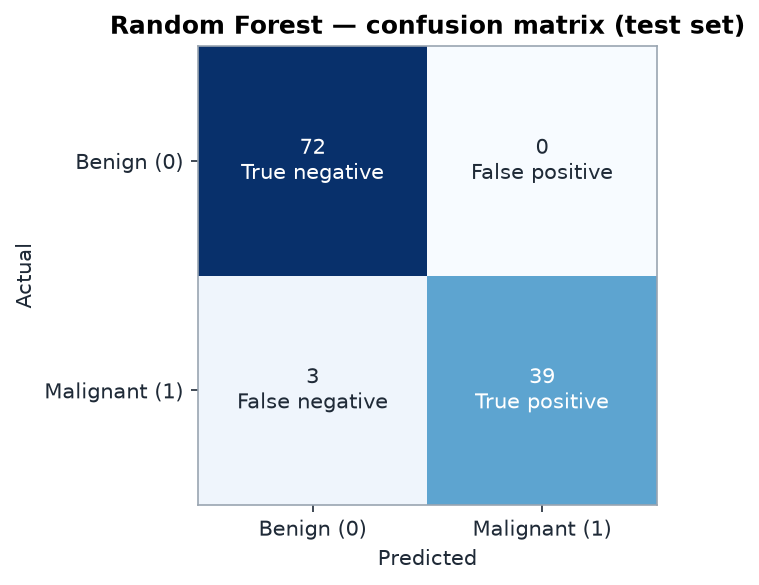
#> input picture outputs/figures/confusion_matrix.png, 759 x 585 px
$ python make_compact_figures.py
#> lines starting #> are read from the running program, lines starting #| are printed output that depends on the picture
"""Side-by-side composites of existing project figures for the compact report (no new results).

Usage (from report/build):  python make_compact_figures.py
"""
from pathlib import Path

from PIL import Image, ImageDraw, ImageFont

PROJ = Path(__file__).resolve().parents[2]
OUT_FIG = PROJ / "outputs" / "figures"
REP_FIG = PROJ / "report" / "figures"


def side_by_side(paths, out, height=900, gap=40, labels=("(a)", "(b)", "(c)")):
#> called with height = 900, gap = 40, labels = ('(a)', '(b)', '(c)')
    ims = [Image.open(p).convert("RGB") for p in paths]
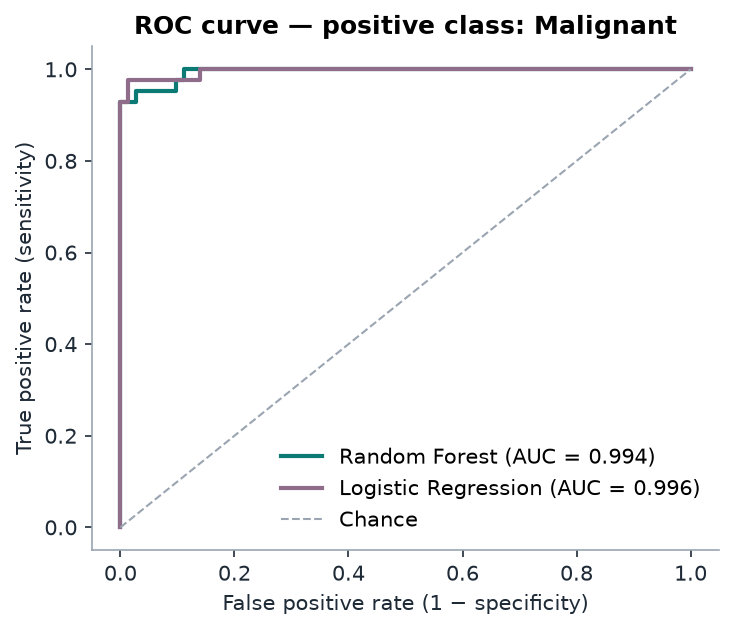
#> input picture outputs/figures/roc_curve.png, 734 x 630 px
#> ims = 2 items
    ims = [im.resize((int(im.width * height / im.height), height), Image.LANCZOS) for im in ims]
    top = 60
    W = sum(im.width for im in ims) + gap * (len(ims) - 1)
#> W = 2255
    canvas = Image.new("RGB", (W, height + top), "white")
#> canvas: PIL image 2255x960 RGB; every value is 255
    draw = ImageDraw.Draw(canvas)
    try:
        font = ImageFont.truetype("timesbd.ttf", 44)
    except OSError:
        font = ImageFont.load_default()
    x = 0
    for im, lab in zip(ims, labels):
        canvas.paste(im, (x, top))
        draw.text((x + 10, 5), lab, fill="black", font=font)
        x += im.width + gap
#> this loop made 2 passes
#> (lab, x) on passes 1 to 2: ('(a)', 1207), ('(b)', 2295)
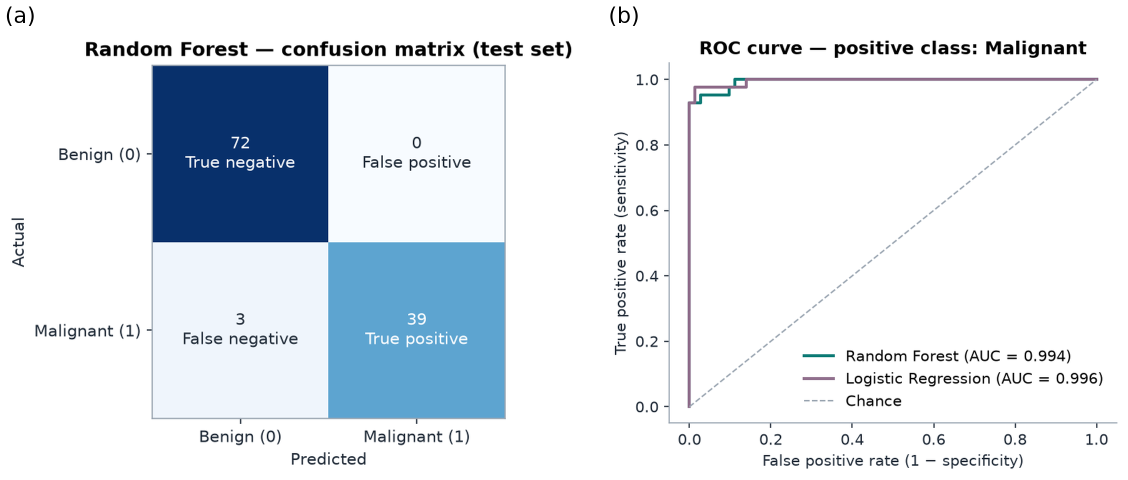
#> canvas: PIL image 2255x960 RGB (shown at 1/2 size); mean R, G, B 224, 230.9, 237.7
#> after the loop, x = 2295
    canvas.save(out, dpi=(200, 200))
    print("wrote", out.name, canvas.size)
#| wrote compact_cm_roc.png (2255, 960)


side_by_side([OUT_FIG / "confusion_matrix.png", OUT_FIG / "roc_curve.png"], REP_FIG / "compact_cm_roc.png")
side_by_side([OUT_FIG / "shap_global_importance.png", OUT_FIG / "shap_summary_beeswarm.png"],
             REP_FIG / "compact_shap_global.png", height=1100)
#> call 2 of side_by_side, with height = 1100, gap = 40, labels = ('(a)', '(b)', '(c)')
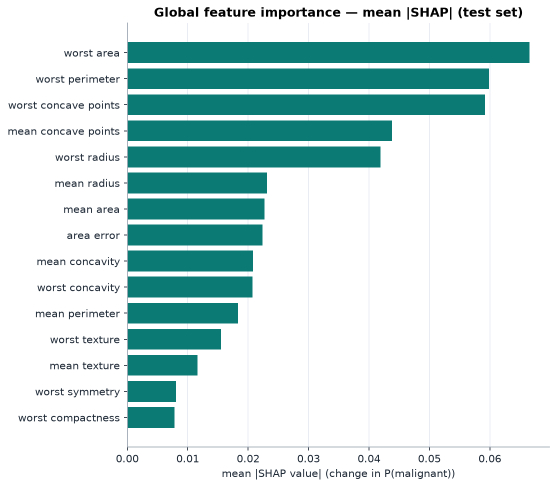
#> input picture outputs/figures/shap_global_importance.png, 1114 x 974 px (shown at 1/2 size)
#> (the run stopped early here; a loop or call above may not have finished)
